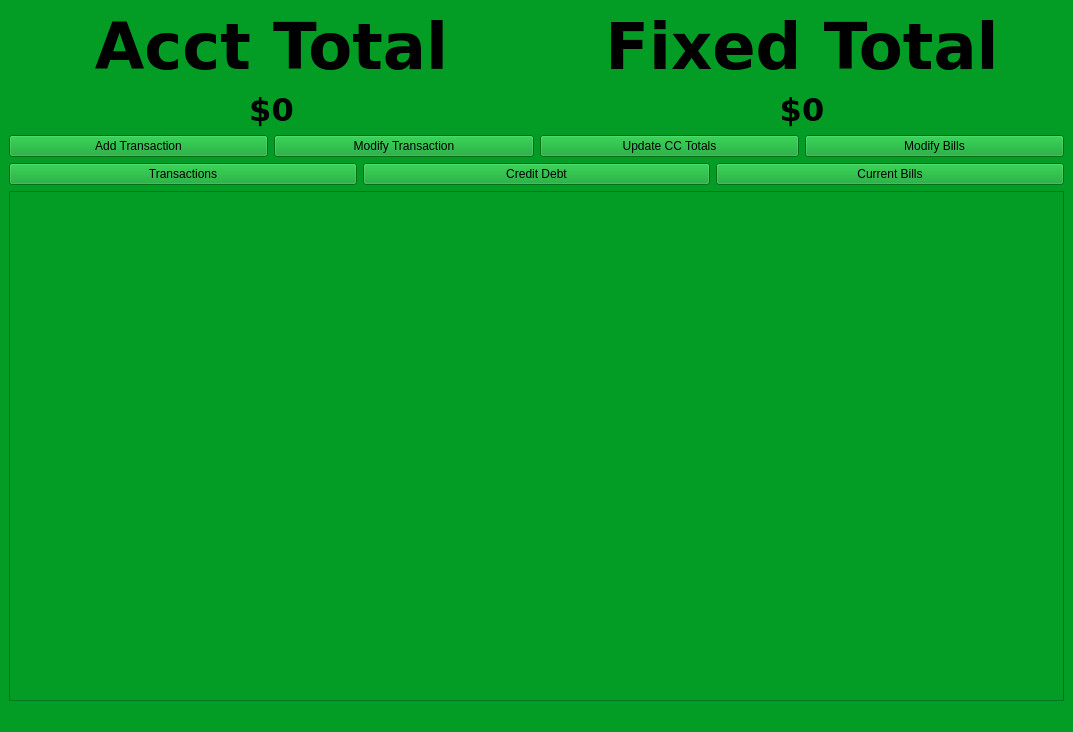
<?xml version="1.0" encoding="UTF-8"?>
<ui version="4.0">
 <class>MainWindow</class>
 <widget class="QMainWindow" name="MainWindow">
  <property name="geometry">
   <rect>
    <x>0</x>
    <y>0</y>
    <width>1073</width>
    <height>732</height>
   </rect>
  </property>
  <property name="windowTitle">
   <string>Budget Track</string>
  </property>
  <property name="styleSheet">
   <string notr="true">background-color: rgb(3, 156, 36);</string>
  </property>
  <widget class="QWidget" name="centralwidget">
   <layout class="QGridLayout" name="gridLayout">
    <item row="0" column="0">
     <layout class="QVBoxLayout" name="verticalLayout_2">
      <item>
       <widget class="QLabel" name="acctTotalLabel">
        <property name="font">
         <font>
          <family>Verdana</family>
          <pointsize>48</pointsize>
          <bold>true</bold>
         </font>
        </property>
        <property name="text">
         <string>Acct Total</string>
        </property>
        <property name="alignment">
         <set>Qt::AlignCenter</set>
        </property>
       </widget>
      </item>
      <item>
       <widget class="QLabel" name="acctTotalValue">
        <property name="font">
         <font>
          <family>Verdana</family>
          <pointsize>24</pointsize>
          <bold>true</bold>
         </font>
        </property>
        <property name="text">
         <string>$0</string>
        </property>
        <property name="alignment">
         <set>Qt::AlignCenter</set>
        </property>
       </widget>
      </item>
     </layout>
    </item>
    <item row="2" column="0" colspan="2">
     <layout class="QHBoxLayout" name="horizontalLayout_2">
      <item>
       <widget class="QPushButton" name="showTransactionsButton">
        <property name="text">
         <string>Transactions</string>
        </property>
       </widget>
      </item>
      <item>
       <widget class="QPushButton" name="showCCButton">
        <property name="text">
         <string>Credit Debt</string>
        </property>
       </widget>
      </item>
      <item>
       <widget class="QPushButton" name="showBillsButton">
        <property name="text">
         <string>Current Bills</string>
        </property>
       </widget>
      </item>
     </layout>
    </item>
    <item row="1" column="0" colspan="2">
     <layout class="QHBoxLayout" name="horizontalLayout">
      <item>
       <widget class="QPushButton" name="addTransButton">
        <property name="text">
         <string>Add Transaction</string>
        </property>
       </widget>
      </item>
      <item>
       <widget class="QPushButton" name="modifyTransButton">
        <property name="text">
         <string>Modify Transaction</string>
        </property>
       </widget>
      </item>
      <item>
       <widget class="QPushButton" name="updateCCTotalsButton">
        <property name="text">
         <string>Update CC Totals</string>
        </property>
       </widget>
      </item>
      <item>
       <widget class="QPushButton" name="modifyBillsButton">
        <property name="text">
         <string>Modify Bills</string>
        </property>
       </widget>
      </item>
     </layout>
    </item>
    <item row="0" column="1">
     <layout class="QVBoxLayout" name="verticalLayout">
      <item>
       <widget class="QLabel" name="label">
        <property name="font">
         <font>
          <family>Verdana</family>
          <pointsize>48</pointsize>
          <bold>true</bold>
         </font>
        </property>
        <property name="text">
         <string>Fixed Total</string>
        </property>
        <property name="alignment">
         <set>Qt::AlignCenter</set>
        </property>
       </widget>
      </item>
      <item>
       <widget class="QLabel" name="label_2">
        <property name="font">
         <font>
          <family>Verdana</family>
          <pointsize>24</pointsize>
          <bold>true</bold>
         </font>
        </property>
        <property name="text">
         <string>$0</string>
        </property>
        <property name="alignment">
         <set>Qt::AlignCenter</set>
        </property>
       </widget>
      </item>
     </layout>
    </item>
    <item row="3" column="0" colspan="2">
     <widget class="QTableView" name="tableView"/>
    </item>
   </layout>
  </widget>
  <widget class="QMenuBar" name="menubar">
   <property name="geometry">
    <rect>
     <x>0</x>
     <y>0</y>
     <width>1073</width>
     <height>24</height>
    </rect>
   </property>
  </widget>
  <widget class="QStatusBar" name="statusbar"/>
 </widget>
 <resources/>
 <connections/>
</ui>
